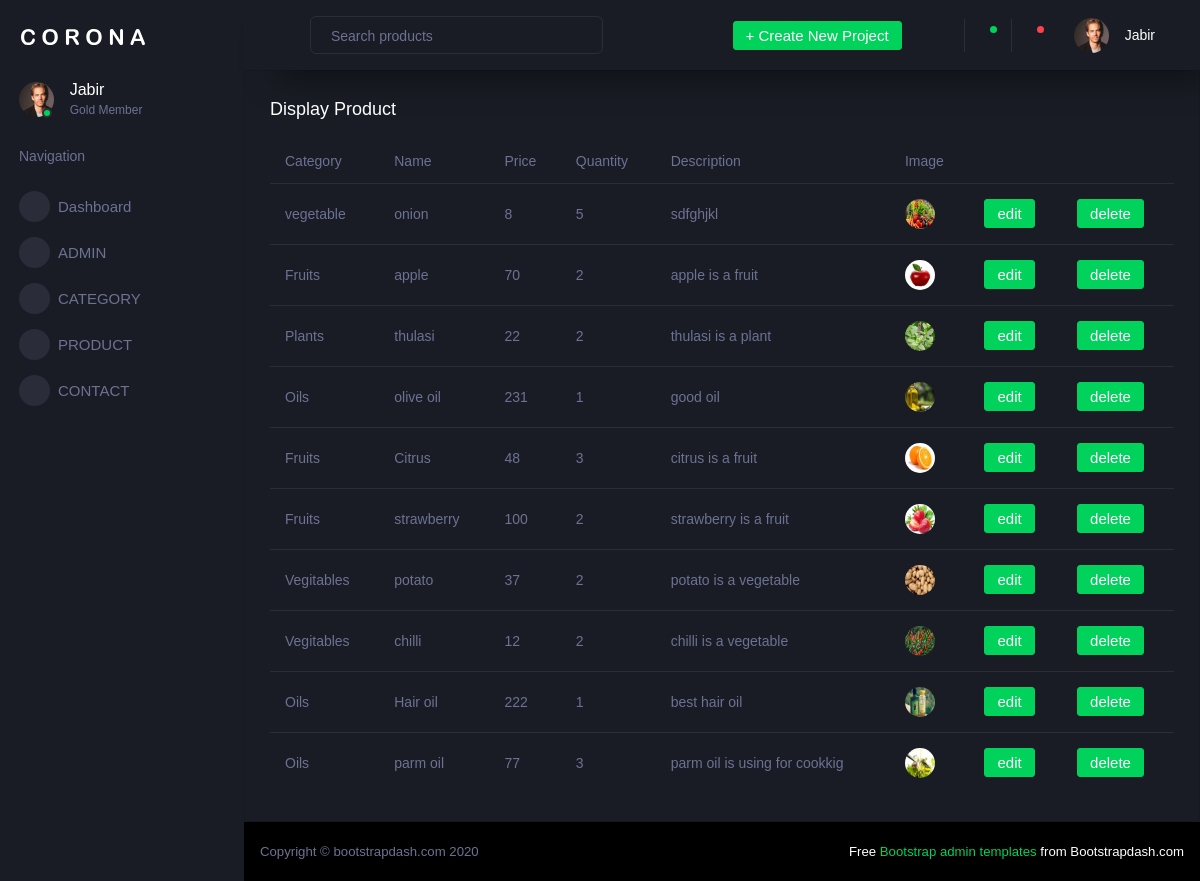
Page /backend/productDisplay/ on the committed database.
### backend/models.py (models this page shows)
class proDetails(models.Model):
    Category = models.CharField(max_length=100, null=True, blank=True)
    Name = models.CharField(max_length=100, null=True, blank=True)
    Price = models.IntegerField( null=True, blank=True)
    Quantity = models.IntegerField( null=True, blank=True)
    Description = models.CharField(max_length=100, null=True, blank=True)
    Image = models.ImageField(upload_to="profile", null=True, blank=True)

### backend/views.py (the view)
# urls.py: path('productDisplay/',views.productDisplay,name="productDisplay"),
def productDisplay(request):
    data = proDetails.objects.all()
    return render(request,"displayproduct.html", {'data':data})

### backend/templates/displayproduct.html (shortened to what this page needs)
<!DOCTYPE html>
{% extends 'index.html' %}
{% block content %}
<html lang="en">
<head>
</head>
<body>
                <div class="card">
                  <div class="card-body">
                    <h4 class="card-title">Display Product</h4>
                    <div class="table-responsive">
                      <table class="table">
                        <thead>
                          <tr>
                            <th>Category</th>
                            <th>Name</th>
                            <th>Price</th>
                            <th>Quantity</th>
                            <th>Description</th>
                            <th>Image</th>
                          </tr>
                        </thead>
                        <tbody>
                        {% for d in data %}
                      <tr>
                        <td>{{ d.Category }}</td>
                        <td>{{ d.Name }}</td>
                        <td>{{ d.Price }}</td>
                        <td>{{ d.Quantity }}</td>
                        <td>{{ d.Description }}</td>
                        <td><img src="{{ d.Image.url }}" ></td>
                        <td>
                                <form action="{% url 'Productedit' dataid=d.id %}">
                              <button type="submit" class="btn btn-success">edit </button>
                                </form>
                        </td>
                          <td>
                              <form action="{% url 'productdelete' dataid=d.id %}">
                              <button type="submit" class="btn btn-success">delete </button>
                              </form>
                           </td>
                      </tr>
                          {% endfor %}
                        </tbody>
                      </table>
                    </div>
                  </div>
                </div>
</body>
</html>
{% endblock %}

### backend/templates/index.html (shortened to what this page needs)
<!DOCTYPE html>
{% load static %}
<html lang="en">
  <head>
    <link rel="stylesheet" href="{% static 'assets/vendors/mdi/css/materialdesignicons.min.css' %}">
    <link rel="stylesheet" href="{% static 'assets/vendors/css/vendor.bundle.base.css' %}">
    <link rel="stylesheet" href="{% static 'assets/vendors/jvectormap/jquery-jvectormap.css' %}">
    <link rel="stylesheet" href="{% static 'assets/vendors/flag-icon-css/css/flag-icon.min.css' %}">
    <link rel="stylesheet" href="{% static 'assets/vendors/owl-carousel-2/owl.carousel.min.css' %}">
    <link rel="stylesheet" href="{% static 'assets/vendors/owl-carousel-2/owl.theme.default.min.css' %}">
    <link rel="stylesheet" href="{% static 'assets/css/style.css' %}">
  </head>
  <body>
    <div class="container-scroller">
      <nav class="sidebar sidebar-offcanvas" id="sidebar">
        <div class="sidebar-brand-wrapper d-none d-lg-flex align-items-center justify-content-center fixed-top">
          <a class="sidebar-brand brand-logo" href="index.html"><img src="{% static 'assets/images/logo.svg' %}" alt="logo" /></a>
        </div>
        <ul class="nav">
          <li class="nav-item profile">
            <div class="profile-desc">
              <div class="profile-pic">
                <div class="count-indicator">
                  <img class="img-xs rounded-circle " src="{% static 'assets/images/faces/walker.jpg' %}" alt="">
                  <span class="count bg-success"></span>
                </div>
                <div class="profile-name">
                  <h5 class="mb-0 font-weight-normal">Jabir</h5>
                  <span>Gold Member</span>
                </div>
              </div>
              <a href="#" id="profile-dropdown" data-toggle="dropdown"><i class="mdi mdi-dots-vertical"></i></a>
            </div>
          </li>
          <li class="nav-item nav-category">
            <span class="nav-link">Navigation</span>
          </li>
          <li class="nav-item menu-items">
            <a class="nav-link" href="index.html">
              <span class="menu-icon">
                <i class="mdi mdi-speedometer"></i>
              </span>
              <span class="menu-title">Dashboard</span>
            </a>
          </li>
          <li class="nav-item menu-items">
            <a class="nav-link" data-toggle="collapse" href="#ui-basic" aria-expanded="false" aria-controls="ui-basic">
              <span class="menu-icon">
                <i class="mdi mdi-laptop"></i>
              </span>
              <span class="menu-title">ADMIN</span>
              <i class="menu-arrow"></i>
            </a>
          </li>
          <li class="nav-item menu-items">
            <a class="nav-link" data-toggle="collapse" href="#ui-basic" aria-expanded="false" aria-controls="ui-basic">
              <span class="menu-icon">
                <i class="mdi mdi-laptop"></i>
              </span>
              <span class="menu-title">CATEGORY</span>
              <i class="menu-arrow"></i>
            </a>
          </li>
          <li class="nav-item menu-items">
            <a class="nav-link" data-toggle="collapse" href="#ui-basic" aria-expanded="false" aria-controls="ui-basic">
              <span class="menu-icon">
                <i class="mdi mdi-laptop"></i>
              </span>
              <span class="menu-title">PRODUCT</span>
              <i class="menu-arrow"></i>
            </a>
          </li>
          <li class="nav-item menu-items">
            <a class="nav-link" data-toggle="collapse" href="#ui-basic" aria-expanded="false" aria-controls="ui-basic">
              <span class="menu-icon">
                <i class="mdi mdi-laptop"></i>
              </span>
              <span class="menu-title">CONTACT</span>
              <i class="menu-arrow"></i>
            </a>
          </li>
        </ul>
      </nav>
      <div class="container-fluid page-body-wrapper">
        <nav class="navbar p-0 fixed-top d-flex flex-row">
          <div class="navbar-menu-wrapper flex-grow d-flex align-items-stretch">
            <button class="navbar-toggler navbar-toggler align-self-center" type="button" data-toggle="minimize">
              <span class="mdi mdi-menu"></span>
            </button>
            <ul class="navbar-nav w-100">
              <li class="nav-item w-100">
                <form class="nav-link mt-2 mt-md-0 d-none d-lg-flex search">
                  <input type="text" class="form-control" placeholder="Search products">
                </form>
              </li>
            </ul>
            <ul class="navbar-nav navbar-nav-right">
              <li class="nav-item dropdown d-none d-lg-block">
                <a class="nav-link btn btn-success create-new-button" id="createbuttonDropdown" data-toggle="dropdown" aria-expanded="false" href="#">+ Create New Project</a>
              </li>
              <li class="nav-item nav-settings d-none d-lg-block">
                <a class="nav-link" href="#">
                  <i class="mdi mdi-view-grid"></i>
                </a>
              </li>
              <li class="nav-item dropdown border-left">
                <a class="nav-link count-indicator dropdown-toggle" id="messageDropdown" href="#" data-toggle="dropdown" aria-expanded="false">
                  <i class="mdi mdi-email"></i>
                  <span class="count bg-success"></span>
                </a>
              </li>
              <li class="nav-item dropdown border-left">
                <a class="nav-link count-indicator dropdown-toggle" id="notificationDropdown" href="#" data-toggle="dropdown">
                  <i class="mdi mdi-bell"></i>
                  <span class="count bg-danger"></span>
                </a>
              </li>
              <li class="nav-item dropdown">
                <a class="nav-link" id="profileDropdown" href="#" data-toggle="dropdown">
                  <div class="navbar-profile">
                    <img class="img-xs rounded-circle" src="{% static 'assets/images/faces/walker.jpg' %}" alt="">
                    <p class="mb-0 d-none d-sm-block navbar-profile-name">Jabir</p>
                    <i class="mdi mdi-menu-down d-none d-sm-block"></i>
                  </div>
                </a>
              </li>
            </ul>
          </div>
        </nav>
        <div class="main-panel">
          {% block content %}{% endblock %}
          <footer class="footer">
            <div class="d-sm-flex justify-content-center justify-content-sm-between">
              <span class="text-muted d-block text-center text-sm-left d-sm-inline-block">Copyright © bootstrapdash.com 2020</span>
              <span class="float-none float-sm-right d-block mt-1 mt-sm-0 text-center"> Free <a href="https://www.bootstrapdash.com/bootstrap-admin-template/" target="_blank">Bootstrap admin templates</a> from Bootstrapdash.com</span>
            </div>
          </footer>
        </div>
      </div>
    </div>
  </body>
</html>

### rows in the picture
proDetails: Category "vegetable", Name "onion", Price "8", Quantity "5", Description "sdfghjkl", Image (picture)
proDetails: Category "Fruits", Name "apple", Price "70", Quantity "2", Description "apple is a fruit", Image (picture)
proDetails: Category "Plants", Name "thulasi", Price "22", Quantity "2", Description "thulasi is a plant", Image (picture)
proDetails: Category "Oils", Name "olive oil", Price "231", Quantity "1", Description "good oil", Image (picture)
proDetails: Category "Fruits", Name "Citrus", Price "48", Quantity "3", Description "citrus is a fruit", Image (picture)
proDetails: Category "Fruits", Name "strawberry", Price "100", Quantity "2", Description "strawberry is a fruit", Image (picture)
proDetails: Category "Vegitables", Name "potato", Price "37", Quantity "2", Description "potato is a vegetable", Image (picture)
proDetails: Category "Vegitables", Name "chilli", Price "12", Quantity "2", Description "chilli is a vegetable", Image (picture)
proDetails: Category "Oils", Name "Hair oil", Price "222", Quantity "1", Description "best hair oil", Image (picture)
proDetails: Category "Oils", Name "parm oil", Price "77", Quantity "3", Description "parm oil is using for cookkig", Image (picture)
